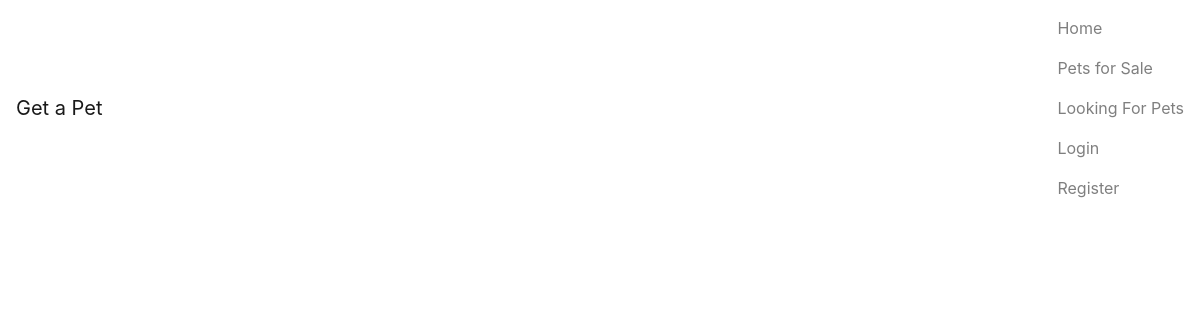
The page /view/MyAdverts.php (signed in) on the database as committed earlier.
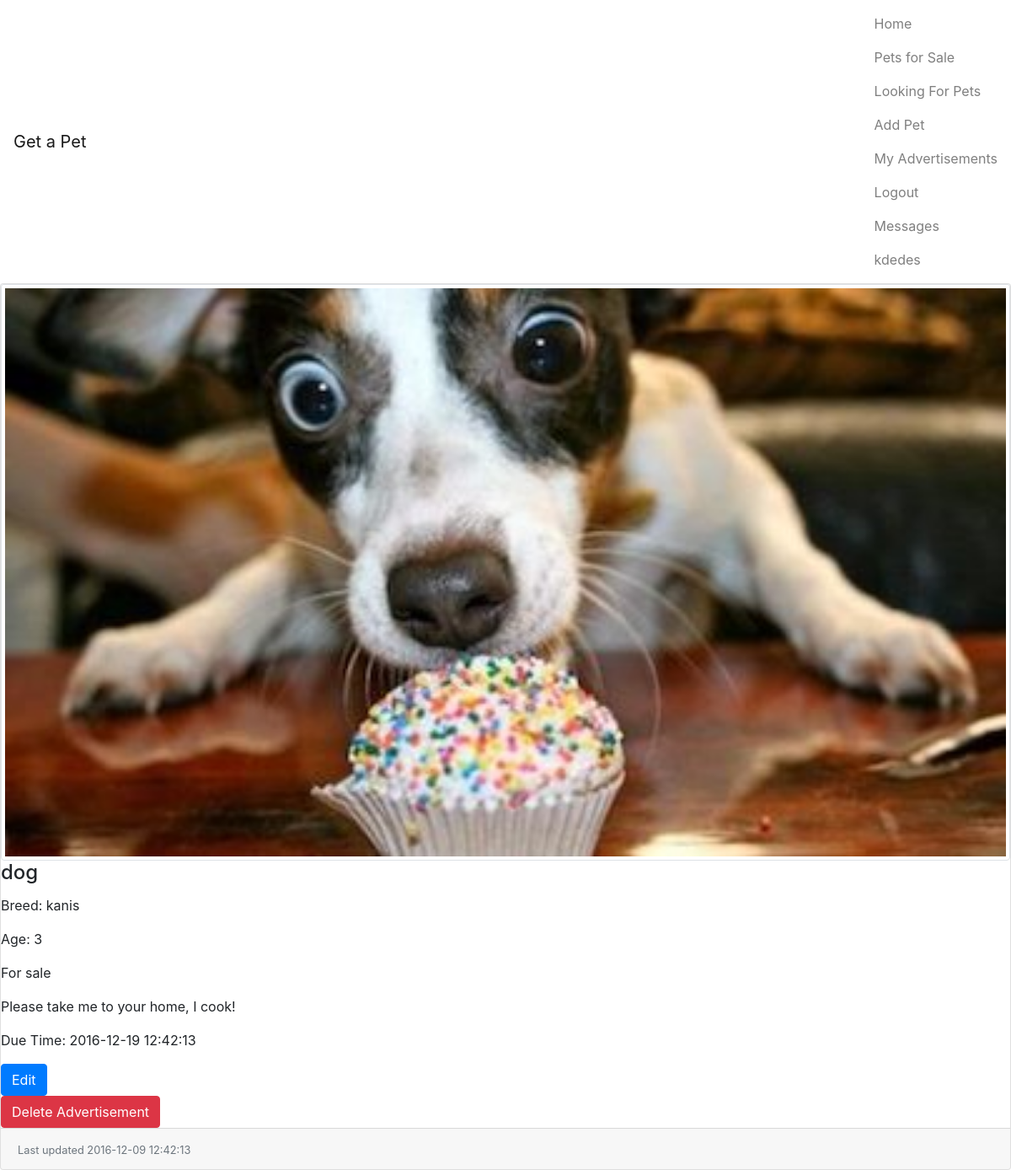
The same page on the database as committed later.
### tables this page shows
CREATE TABLE pets (
  pet_id         INT(6) NOT NULL AUTO_INCREMENT,
  user_id        INT(6) NOT NULL DEFAULT 0,
  pet_type       VARCHAR(40),
  pet_breed      VARCHAR(40),
  pet_age        VARCHAR(20),
  advert_type    INT(1),
  advert_details VARCHAR(200),
  pet_photo      LONGBLOB,
  time           DATETIME,
  due_time       DATETIME,
  PRIMARY KEY (pet_id),
  FOREIGN KEY (user_id) REFERENCES USERS (user_id)
);

### model/login/User.php (called while the page is built, shortened)
<?php
class User
{
    private $userId;
    private $username;
    public function getUserId()
    {
        return $this->userId;
    }
    public function getUsername()
    {
        return $this->username;
    }
}

### view/MyAdverts.php (the view, shortened to what this page needs)
<!DOCTYPE html>
<html lang="en">
<head>
    <link rel="stylesheet" href="https://maxcdn.bootstrapcdn.com/bootstrap/4.0.0-alpha.5/css/bootstrap.min.css"
>
</head>
<body>
<?php include 'header.php';
if (isset($_SESSION["login"])) {
    $currentLogin = $_SESSION["login"];
    $loggedUser = unserialize($currentLogin);
    $conn = DatabaseConnection::getInstance();
    $query = "select * from pets WHERE user_id = (?) order by time DESC ";
    $statement = $conn->stmt_init();
    if (!$statement->prepare($query)) {
        echo "Try again later";
    } else {
        $userId = $loggedUser->getUserId();
        $statement->bind_param("s", $userId);
        $statement->execute();
        $result = $statement->get_result();
        while ($row = $result->fetch_assoc()) {
            $advertType = getAdvertType($row['advert_type']);
            ?>
            <div class="card-deck-wrapper">
                <div class="card-deck">
                    <div class="card">
                        <img class="card-img-top img-thumbnail" src="../images/dog1.jpg" alt="Card image cap">
                        <div class="card-block">
                            <h4 class="card-title"><?= $row['pet_type'] ?></h4>
                            <p class="card-text">Breed: <?= $row["pet_breed"] ?></p>
                            <p class="card-text">Age: <?= $row["pet_age"] ?></p>
                            <p class="card-text"> <?= $advertType?></p>
                            <p class="card-text"> <?= $row["advert_details"]?></p>
                            <p class="card-text"> Due Time: <?= $row["due_time"]?></p>
                            <form method="get" action="EditPet.php">
                                <button type="submit" class="btn btn-primary" name="edit_adv"
                                        value="<?= $row['pet_id'] ?>">Edit
                                </button>
                            </form>
                            <form method="get" action="../controller/DeletePetController.php">
                                <button type="submit" class="btn btn-danger" name="delete_adv"
                                        value="<?= $row['pet_id'] ?>">Delete Advertisement
                                </button>
                            </form>
                        </div>
                        <div class="card-footer text-muted">
                            <p class="card-text float-xs-right">
                                <small> Last updated <?= $row["time"] ?> </small>
                            </p>
                        </div>
                    </div>
                </div>
            </div>
        <?php }
    }
} ?>
<?php
function getAdvertType($advertType){
    switch($advertType){
        case 0:
            return "For sale";
    }
}?>
</body>
</html>

### view/header.php (shortened to what this page needs)
<?php
include '../model/login/User.php';
?>
<nav class="navbar navbar-light bg-faded">
    <a href="../index.php" class="navbar-brand">Get a Pet</a>
    <ul class="nav navbar-nav">
        <li class="nav-item">
            <a class="nav-link" href="../index.php">Home</a>
        </li>
        <li class="nav-item">
            <a class="nav-link" href="petsForSale.php">Pets for Sale</a>
        </li>
        <li class="nav-item">
            <a class="nav-link" href="petsForAdoption.php">Looking For Pets</a>
        </li>
        <?php
        if (isset($_SESSION["login"])) {
            $user = $_SESSION["login"];
            $userLogin = unserialize($user);
            ?>
            <li class="nav-item">
                <a class="nav-link" href="AddPet.php">Add Pet</a>
            </li>
            <li class="nav-item">
                <a class="nav-link" href="MyAdverts.php">My Advertisements</a>
            </li>
            <li class="nav-item float-xs-right">
                <a class="nav-link" href="../controller/logoutController.php">Logout</a>
            </li>
            <li class="nav-item float-xs-right">
                <a class="nav-link" href="messages.php">Messages</a>
            </li>
            <li class="nav-item float-xs-right">
                <a class="nav-link" href="userProfile.php"><?= $userLogin->getUsername() ?></a>
            </li>
            <?php
        } else {
            ?>
            <li class="nav-item float-xs-right">
                <a class="nav-link" href="login.php">Login</a>
            </li>
            <li class="nav-item float-xs-right">
                <a class="nav-link" href="register.php">Register</a>
            </li>
        <?php } ?>
    </ul>
</nav>

Rows that differ between the two databases and show on the page:
now on this page (row edited): pets: pet_type "dog", pet_breed "kanis", pet_age "3", advert_type "For sale", advert_details "Please take me to your home, I cook!", due_time "2016-12-19 12:42:13", $row['pet_id'] 1 (drawn), time "2016-12-09 12:42:13"
Other text that changed with them:
$userLogin->getUsername(): (not shown) → "kdedes"
text no longer shown: "Login Register"
text now shown: "Add Pet My Advertisements Logout Messages"
